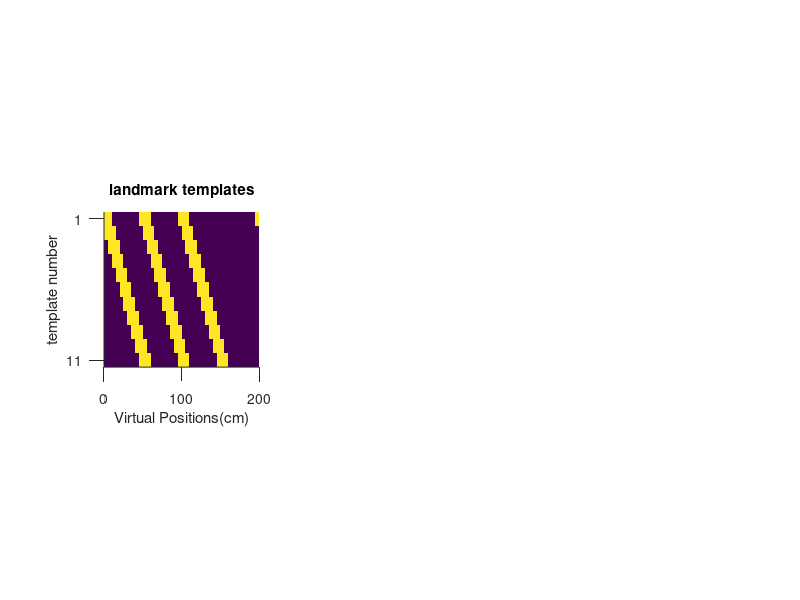

Write MATLAB code to recreate this figure.
%%

clear;clc;close

load('data_Fig_6D.mat');

%% plot templates
figure(1)
subplot(1,3,1);
imagesc(space_bins,[],cue_template);title('landmark templates');%colormap(jet);
caxis([0,1]);box off;
set(gca,'xtick',[0 100 200],'ytick',[1,size(cue_template,1)],'tickdir','out','ticklength',[0.03,0.03]);
axis([0 200 0.5,size(cue_template,1)+0.5]);axis square;
xlabel('Virtual Positions(cm)');ylabel('template number');

%%

